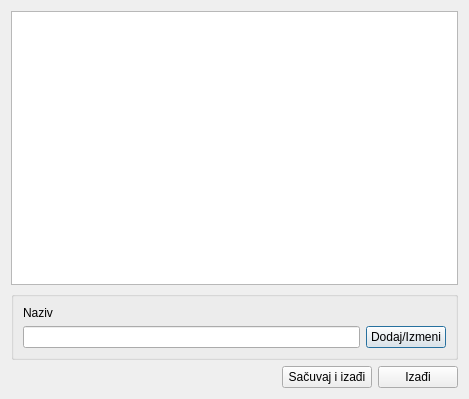
<?xml version="1.0" encoding="UTF-8"?>
<ui version="4.0">
 <class>DodajArtikal</class>
 <widget class="QDialog" name="DodajArtikal">
  <property name="geometry">
   <rect>
    <x>0</x>
    <y>0</y>
    <width>469</width>
    <height>399</height>
   </rect>
  </property>
  <property name="windowTitle">
   <string>Dodavanje/Izmena artikala</string>
  </property>
  <layout class="QGridLayout" name="gridLayout_2">
   <item row="0" column="0">
    <widget class="QTreeView" name="tvArtikli"/>
   </item>
   <item row="1" column="0">
    <widget class="QGroupBox" name="groupBox">
     <property name="title">
      <string/>
     </property>
     <layout class="QGridLayout" name="gridLayout">
      <item row="0" column="0">
       <widget class="QLabel" name="lbKolicina_3">
        <property name="text">
         <string>Naziv</string>
        </property>
       </widget>
      </item>
      <item row="2" column="1">
       <widget class="QPushButton" name="btnOdobri">
        <property name="text">
         <string>Dodaj/Izmeni</string>
        </property>
       </widget>
      </item>
      <item row="2" column="0">
       <widget class="QLineEdit" name="lineEdit"/>
      </item>
     </layout>
    </widget>
   </item>
   <item row="2" column="0">
    <layout class="QHBoxLayout" name="horizontalLayout">
     <item>
      <spacer name="horizontalSpacer">
       <property name="orientation">
        <enum>Qt::Horizontal</enum>
       </property>
       <property name="sizeHint" stdset="0">
        <size>
         <width>40</width>
         <height>20</height>
        </size>
       </property>
      </spacer>
     </item>
     <item>
      <widget class="QPushButton" name="btnSaveExit">
       <property name="minimumSize">
        <size>
         <width>90</width>
         <height>0</height>
        </size>
       </property>
       <property name="text">
        <string>Sačuvaj i izađi</string>
       </property>
      </widget>
     </item>
     <item>
      <widget class="QPushButton" name="pushButton">
       <property name="text">
        <string>Izađi</string>
       </property>
      </widget>
     </item>
    </layout>
   </item>
  </layout>
 </widget>
 <resources/>
 <connections/>
</ui>
